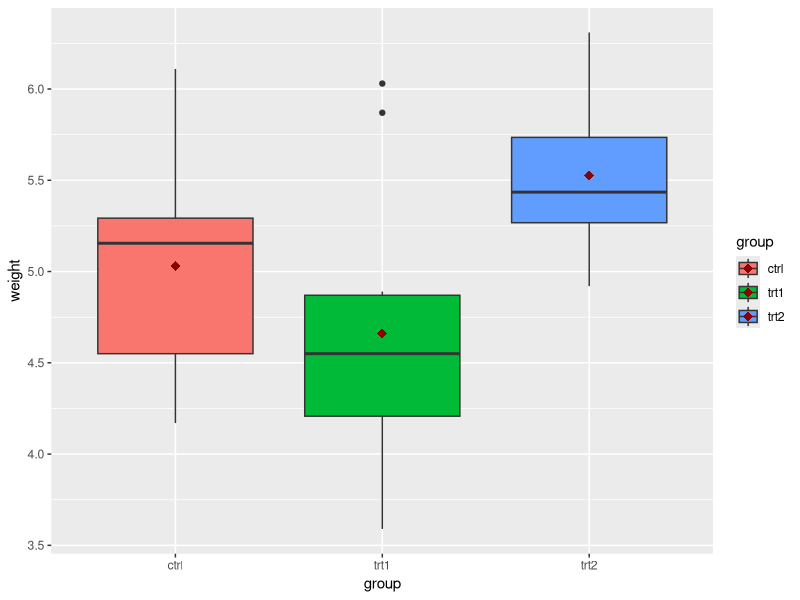
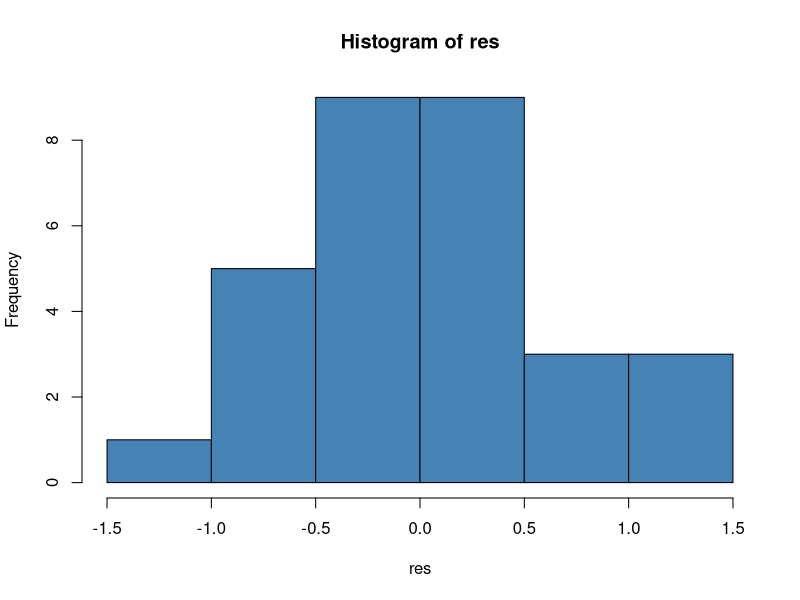
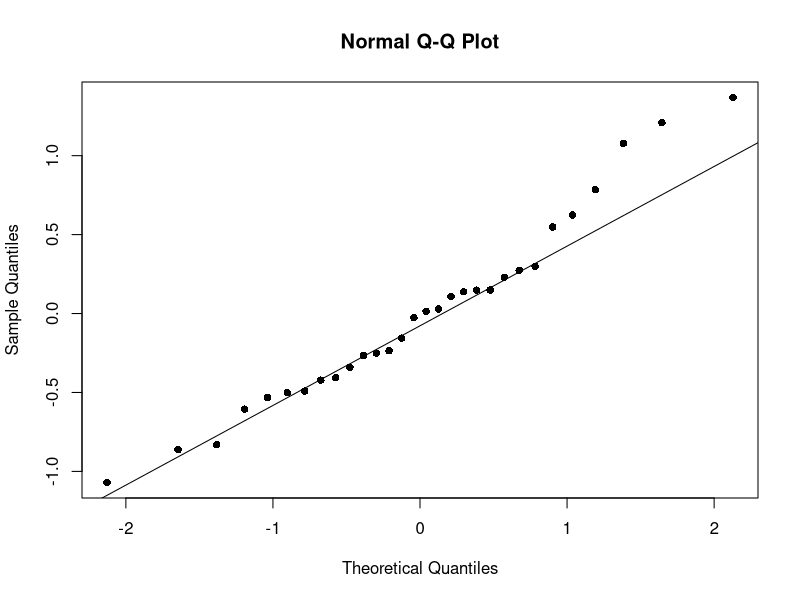
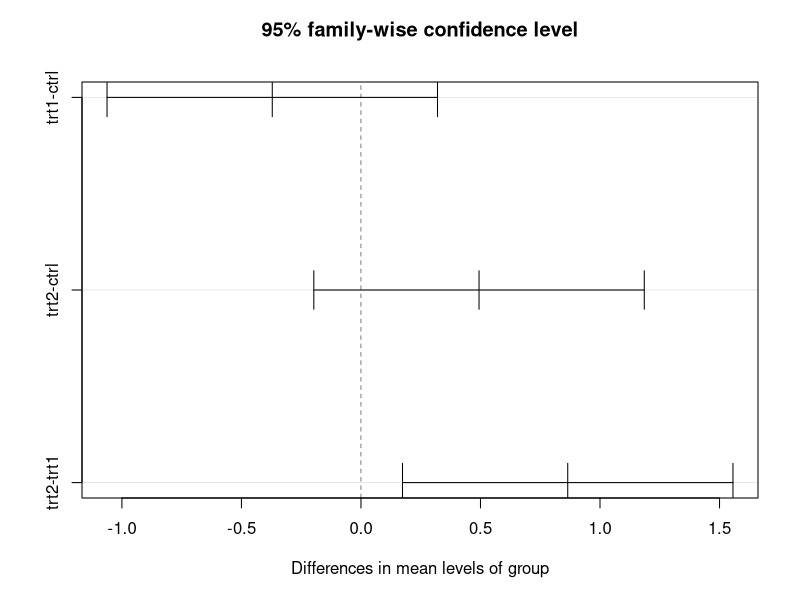
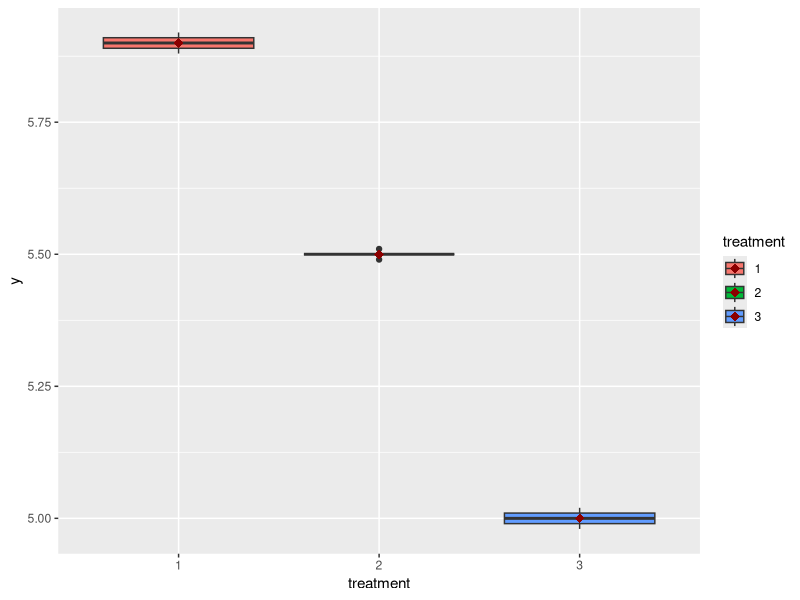

Reproduce these figures in R, in order.
# PlantGrowth data
head(PlantGrowth)
tail(PlantGrowth)

# Box-plots to compare groups
library(ggplot2)

ggplot(PlantGrowth, aes(x=group, y=weight, fill=group)) +
  geom_boxplot() +
     stat_summary(fun=mean, colour="darkred", geom="point", 
                           shape=18, size=3)

# group means
means <- aggregate(weight ~  group, PlantGrowth, mean)

# group standard deviation
sdv <- aggregate(weight ~  group, PlantGrowth, sd)

# summary of data by group
tapply(PlantGrowth$weight, PlantGrowth$group, summary)

# analysis of variance
growth_aov <- aov(weight~group, data=PlantGrowth)

summary(growth_aov)

# Computation of sum of squares within
varv <- aggregate(weight ~  group, PlantGrowth, var)
ssw <- sum(9*varv$weight)
ssw

# Checking for normality of the data

# Note that residuals are y_ij - bar(y_i.)
gmeans <- rep(means$weight, each=10) #create bar(y_i.), 10 is the number of observations per group
res <- PlantGrowth$weight - gmeans #residuals

# Formal normality test, H0: The population is normally distributed
shapiro.test(res)

# Histogram of residual
hist(res, col='steelblue')

# Q-Q plot
qqnorm(res, pch=16)
qqline(res)


# Multiple comparisons

tukey.test <- TukeyHSD(growth_aov)
tukey.test
plot(tukey.test)


##########################################
# Example of small within sample variation
# and large between sample variation
##########################################

sam1 <- c(5.9,5.92,5.91,5.89,5.88)

sam2 <- c(5.51,5.50,5.50,5.49,5.50)

sam3 <- c(5.01,5.00,4.99,4.98,5.02)

treatment <- as.factor(c(rep(1,5), rep(2,5), rep(3,5)))

df_ex <- data.frame(y=c(sam1,sam2,sam3),treatment)

ggplot(df_ex, aes(x=treatment, y=y, fill=treatment)) +
  geom_boxplot() +
     stat_summary(fun=mean, colour="darkred", geom="point", shape=18, size=3)

##########################################
# Example TukeyHSD with unbalanced data
##########################################

sam1 <- c(5.9,5.92,5.91,5.89,5.88)

sam2 <- c(5.51,5.50,5.50,5.49,5.50)

sam3 <- c(5.01,5.00,4.99,5.02)

treatment <- as.factor(c(rep(1,5), rep(2,5), rep(3,4)))

df_ex <- data.frame(y=c(sam1,sam2,sam3),treatment)

ex_aov <- aov(y~treatment, data=df_ex)
summary(ex_aov)

TukeyHSD(ex_aov)


